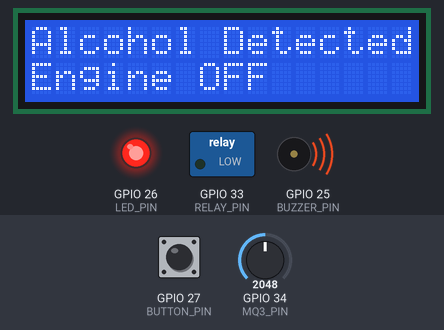
Simulated run of this sketch. Board: ESP32. On the bench: 16×2 character LCD, switched loads named in the sketch (green lamp = pin HIGH), output pins drawn as LEDs (lit = HIGH), buzzer (waves = sounding, pin HIGH). Inputs (shaded band) come from the test bench; at power-on: GPIO 34 (MQ3_PIN) = 2048, GPIO 27 (BUTTON_PIN) HIGH. What the sketch prints to the serial monitor is not drawn.

Above: at 3.2 s.
3.3 s: GPIO 34 (MQ3_PIN) set to 1961
At 5.1 s:
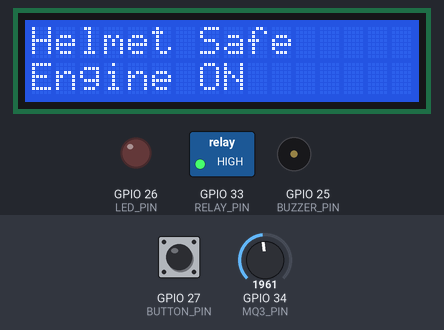
5.6 s: GPIO 27 (BUTTON_PIN) pulled LOW for 1.25 s
At 7.0 s:
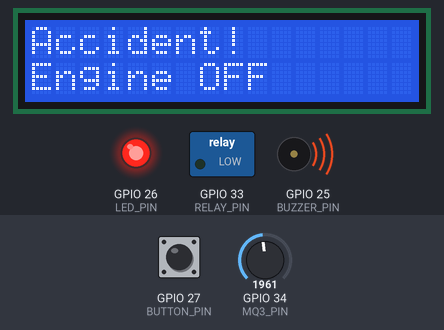
8.7 s: GPIO 27 (BUTTON_PIN) pulled LOW for 3.2 s
At 12.9 s:
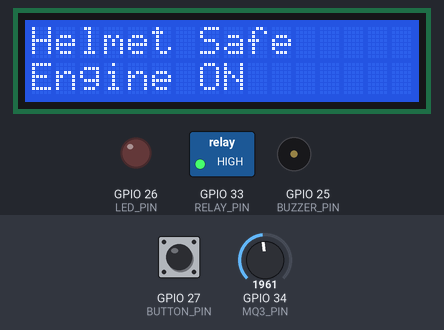
13.8 s: GPIO 34 (MQ3_PIN) set to 2040
At 15.2 s:
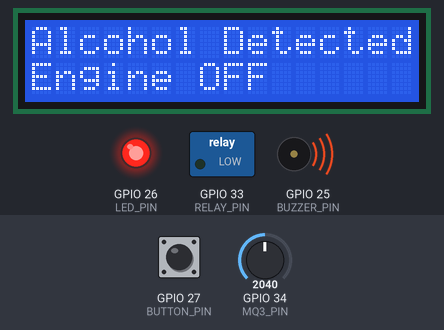
Timing chart, 0 to 16.8 s (numbered marks = the images above; inputs shaded):
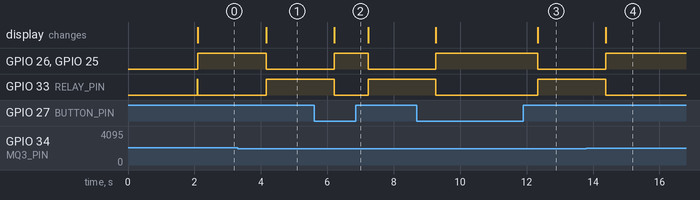

The sketch:

sketch.ino
```cpp
#include <Wire.h>
#include <LiquidCrystal_I2C.h>

LiquidCrystal_I2C lcd(0x27, 16, 2);

// Pins
#define MQ3_PIN 34
#define BUTTON_PIN 27
#define BUZZER_PIN 25
#define LED_PIN 26
#define RELAY_PIN 33

void setup() {
  Serial.begin(115200);

  pinMode(MQ3_PIN, INPUT);
  pinMode(BUTTON_PIN, INPUT_PULLUP);
  pinMode(BUZZER_PIN, OUTPUT);
  pinMode(LED_PIN, OUTPUT);
  pinMode(RELAY_PIN, OUTPUT);

  lcd.init();
  lcd.backlight();

  lcd.setCursor(0,0);
  lcd.print("Smart Helmet");
  delay(2000);
  lcd.clear();

  digitalWrite(RELAY_PIN, HIGH); // Engine ON initially
}

void loop() {

  int alcoholValue = analogRead(MQ3_PIN);
  int accidentState = digitalRead(BUTTON_PIN);

  Serial.print("Alcohol: ");
  Serial.println(alcoholValue);

  lcd.clear();

  // 🔴 Alcohol Detected
  if (alcoholValue > 2000) {
    lcd.setCursor(0,0);
    lcd.print("Alcohol Detected");
    lcd.setCursor(0,1);
    lcd.print("Engine OFF");

    digitalWrite(BUZZER_PIN, HIGH);
    digitalWrite(LED_PIN, HIGH);
    digitalWrite(RELAY_PIN, LOW); // OFF
  }

  // 🔴 Accident Detected
  else if (accidentState == LOW) {
    lcd.setCursor(0,0);
    lcd.print("Accident!");
    lcd.setCursor(0,1);
    lcd.print("Engine OFF");

    digitalWrite(BUZZER_PIN, HIGH);
    digitalWrite(LED_PIN, HIGH);
    digitalWrite(RELAY_PIN, LOW); // OFF
  }

  // 🟢 Safe Condition
  else {
    lcd.setCursor(0,0);
    lcd.print("Helmet Safe");
    lcd.setCursor(0,1);
    lcd.print("Engine ON");

    digitalWrite(BUZZER_PIN, LOW);
    digitalWrite(LED_PIN, LOW);
    digitalWrite(RELAY_PIN, HIGH); // ON
  }

  delay(1000);
}
```

Measured:
- the behaviour switches between 2001 and 2000 on GPIO 34 (MQ3_PIN) (found by bisection; images 0 and 1)
- after the input at 3.3 s, GPIO 26 (LED_PIN), GPIO 25 (BUZZER_PIN): HIGH → LOW after 0.86 s; GPIO 33 (RELAY_PIN): LOW → HIGH after 0.86 s; the display: changes after 0.86 s (image 1)
- after the input at 5.6 s, GPIO 26 (LED_PIN), GPIO 25 (BUZZER_PIN): LOW → HIGH after 0.60 s, → LOW 1.0 s later; GPIO 33 (RELAY_PIN): HIGH → LOW after 0.60 s, → HIGH 1.0 s later; the display: changes after 0.60 s (image 2)
- after the input at 8.7 s, GPIO 26 (LED_PIN), GPIO 25 (BUZZER_PIN): LOW → HIGH after 0.57 s, → LOW 3.1 s later; GPIO 33 (RELAY_PIN): HIGH → LOW after 0.57 s, → HIGH 3.1 s later; the display: first changes after 0.57 s (image 3 shows a later state)
- after the input at 13.8 s, GPIO 26 (LED_PIN), GPIO 25 (BUZZER_PIN): LOW → HIGH after 0.59 s; GPIO 33 (RELAY_PIN): HIGH → LOW after 0.59 s; the display: changes after 0.59 s (image 4)
